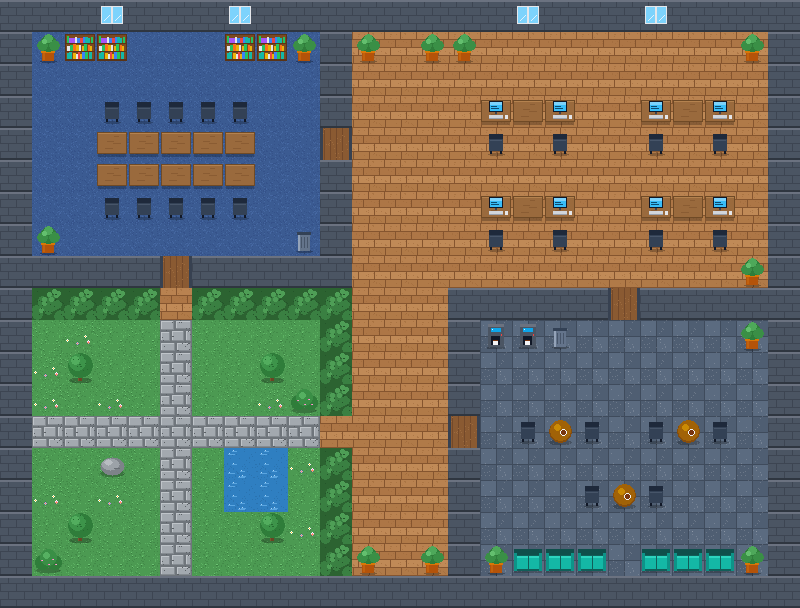

This game map was drawn from its Tiled (.tmx) file and the tilesets committed beside it. A one-line description and the full map source follow:
An orthogonal 25x19 tile map with 32x32 px tiles, 2 tile layers (Terra, Parets) and 3 objects (Sala de Reunions, Zona Cafè, Spawn).

<map version="1.10" tiledversion="1.11.2" orientation="orthogonal" renderorder="right-down" width="25" height="19" tilewidth="32" tileheight="32" infinite="0" nextlayerid="4" nextobjectid="4">
 <tileset firstgid="1" name="pixel_office" tilewidth="32" tileheight="32" tilecount="24" columns="8">
  <image source="../tilesets/pixel_office.png" width="256" height="96" />
  <tile id="0">
   <properties>
    <property name="collides" type="bool" value="false" />
   </properties>
  </tile>
  <tile id="1">
   <properties>
    <property name="collides" type="bool" value="false" />
   </properties>
  </tile>
  <tile id="2">
   <properties>
    <property name="collides" type="bool" value="false" />
   </properties>
  </tile>
  <tile id="3">
   <properties>
    <property name="collides" type="bool" value="false" />
   </properties>
  </tile>
  <tile id="4">
   <properties>
    <property name="collides" type="bool" value="false" />
   </properties>
  </tile>
  <tile id="5">
   <properties>
    <property name="collides" type="bool" value="false" />
   </properties>
  </tile>
  <tile id="6">
   <properties>
    <property name="collides" type="bool" value="true" />
   </properties>
  </tile>
  <tile id="7">
   <properties>
    <property name="collides" type="bool" value="false" />
   </properties>
  </tile>
  <tile id="8">
   <properties>
    <property name="collides" type="bool" value="true" />
   </properties>
  </tile>
  <tile id="9">
   <properties>
    <property name="collides" type="bool" value="true" />
   </properties>
  </tile>
  <tile id="10">
   <properties>
    <property name="collides" type="bool" value="true" />
   </properties>
  </tile>
  <tile id="11">
   <properties>
    <property name="collides" type="bool" value="false" />
   </properties>
  </tile>
  <tile id="12">
   <properties>
    <property name="collides" type="bool" value="true" />
   </properties>
  </tile>
  <tile id="13">
   <properties>
    <property name="collides" type="bool" value="true" />
   </properties>
  </tile>
  <tile id="14">
   <properties>
    <property name="collides" type="bool" value="true" />
   </properties>
  </tile>
  <tile id="15">
   <properties>
    <property name="collides" type="bool" value="true" />
   </properties>
  </tile>
  <tile id="16">
   <properties>
    <property name="collides" type="bool" value="true" />
   </properties>
  </tile>
  <tile id="17">
   <properties>
    <property name="collides" type="bool" value="true" />
   </properties>
  </tile>
  <tile id="18">
   <properties>
    <property name="collides" type="bool" value="false" />
   </properties>
  </tile>
  <tile id="19">
   <properties>
    <property name="collides" type="bool" value="true" />
   </properties>
  </tile>
  <tile id="20">
   <properties>
    <property name="collides" type="bool" value="true" />
   </properties>
  </tile>
  <tile id="21">
   <properties>
    <property name="collides" type="bool" value="true" />
   </properties>
  </tile>
  <tile id="22">
   <properties>
    <property name="collides" type="bool" value="true" />
   </properties>
  </tile>
  <tile id="23">
   <properties>
    <property name="collides" type="bool" value="true" />
   </properties>
  </tile>
 </tileset>
 <layer id="1" name="Terra" width="25" height="19">
  <data encoding="csv">
3,3,3,3,3,3,3,3,3,3,3,3,3,3,3,3,3,3,3,3,3,3,3,3,3,
3,4,4,4,4,4,4,4,4,4,3,3,3,3,3,3,3,3,3,3,3,3,3,3,3,
3,4,4,4,4,4,4,4,4,4,3,3,3,3,3,3,3,3,3,3,3,3,3,3,3,
3,4,4,4,4,4,4,4,4,4,3,3,3,3,3,3,3,3,3,3,3,3,3,3,3,
3,4,4,4,4,4,4,4,4,4,3,3,3,3,3,3,3,3,3,3,3,3,3,3,3,
3,4,4,4,4,4,4,4,4,4,3,3,3,3,3,3,3,3,3,3,3,3,3,3,3,
3,4,4,4,4,4,4,4,4,4,3,3,3,3,3,3,3,3,3,3,3,3,3,3,3,
3,4,4,4,4,4,4,4,4,4,3,3,3,3,3,3,3,3,3,3,3,3,3,3,3,
3,3,3,3,3,3,3,3,3,3,3,3,3,3,3,3,3,3,3,3,3,3,3,3,3,
3,3,3,3,3,3,3,3,3,3,3,3,3,3,3,3,3,3,3,3,3,3,3,3,3,
3,1,2,1,1,6,1,1,1,1,3,3,3,3,3,5,5,5,5,5,5,5,5,5,3,
3,2,1,1,1,6,1,1,1,1,3,3,3,3,3,5,5,5,5,5,5,5,5,5,3,
3,2,1,2,1,6,1,1,2,1,3,3,3,3,3,5,5,5,5,5,5,5,5,5,3,
3,6,6,6,6,6,6,6,6,6,3,3,3,3,3,5,5,5,5,5,5,5,5,5,3,
3,1,1,1,1,6,1,1,1,2,3,3,3,3,3,5,5,5,5,5,5,5,5,5,3,
3,2,1,2,1,6,1,1,2,1,3,3,3,3,3,5,5,5,5,5,5,5,5,5,3,
3,1,1,1,1,6,1,1,1,2,3,3,3,3,3,5,5,5,5,5,5,5,5,5,3,
3,1,1,1,1,6,1,1,1,1,3,3,3,3,3,5,5,5,5,5,5,5,5,5,3,
3,3,3,3,3,3,3,3,3,3,3,3,3,3,3,3,3,3,3,3,3,3,3,3,3
</data>
 </layer>
 <layer id="2" name="Parets" width="25" height="19">
  <data encoding="csv">
9,9,9,10,9,9,9,10,9,9,9,9,9,9,9,9,10,9,9,9,10,9,9,9,9,
9,20,23,23,0,0,0,23,23,20,9,20,0,20,20,0,0,0,0,0,0,0,0,20,9,
9,0,0,0,0,0,0,0,0,0,9,0,0,0,0,0,0,0,0,0,0,0,0,0,9,
9,0,0,19,19,19,19,19,0,0,9,0,0,0,0,18,17,18,0,0,18,17,18,0,9,
9,0,0,17,17,17,17,17,0,0,12,0,0,0,0,19,0,19,0,0,19,0,19,0,9,
9,0,0,17,17,17,17,17,0,0,9,0,0,0,0,0,0,0,0,0,0,0,0,0,9,
9,0,0,19,19,19,19,19,0,0,9,0,0,0,0,18,17,18,0,0,18,17,18,0,9,
9,20,0,0,0,0,0,0,0,16,9,0,0,0,0,19,0,19,0,0,19,0,19,0,9,
9,9,9,9,9,12,9,9,9,9,9,0,0,0,0,0,0,0,0,0,0,0,0,20,9,
9,11,11,11,11,0,11,11,11,11,11,0,0,0,9,9,9,9,9,12,9,9,9,9,9,
9,0,0,0,0,0,0,0,0,0,11,0,0,0,9,22,22,16,0,0,0,0,0,20,9,
9,0,13,0,0,0,0,0,13,0,11,0,0,0,9,0,0,0,0,0,0,0,0,0,9,
9,0,0,0,0,0,0,0,0,15,11,0,0,0,9,0,0,0,0,0,0,0,0,0,9,
9,0,0,0,0,0,0,0,0,0,0,0,0,0,12,0,19,24,19,0,19,24,19,0,9,
9,0,0,14,0,0,0,7,7,0,11,0,0,0,9,0,0,0,0,0,0,0,0,0,9,
9,0,0,0,0,0,0,7,7,0,11,0,0,0,9,0,0,0,19,24,19,0,0,0,9,
9,0,13,0,0,0,0,0,13,0,11,0,0,0,9,0,0,0,0,0,0,0,0,0,9,
9,15,0,0,0,0,0,0,0,0,11,20,0,20,9,20,21,21,21,0,21,21,21,20,9,
9,9,9,9,9,9,9,9,9,9,9,9,9,9,9,9,9,9,9,9,9,9,9,9,9
</data>
 </layer>
 <objectgroup id="3" name="Objectes">
  <object id="1" name="Sala de Reunions" x="32" y="32" width="288" height="224">
   <properties>
    <property name="nomSala" value="Sala de Reunions" />
    <property name="tipus" value="zona" />
   </properties>
  </object>
  <object id="2" name="Zona Cafè" x="480" y="320" width="288" height="256">
   <properties>
    <property name="nomSala" value="Zona Cafè" />
    <property name="tipus" value="zona" />
    <property name="titolMonitor" value="Càmera Descans · Canal 02" />
   </properties>
  </object>
  <object id="3" name="Spawn" x="400" y="304">
   <properties>
    <property name="tipus" value="spawn" />
   </properties>
   <point />
  </object>
 </objectgroup>
</map>
